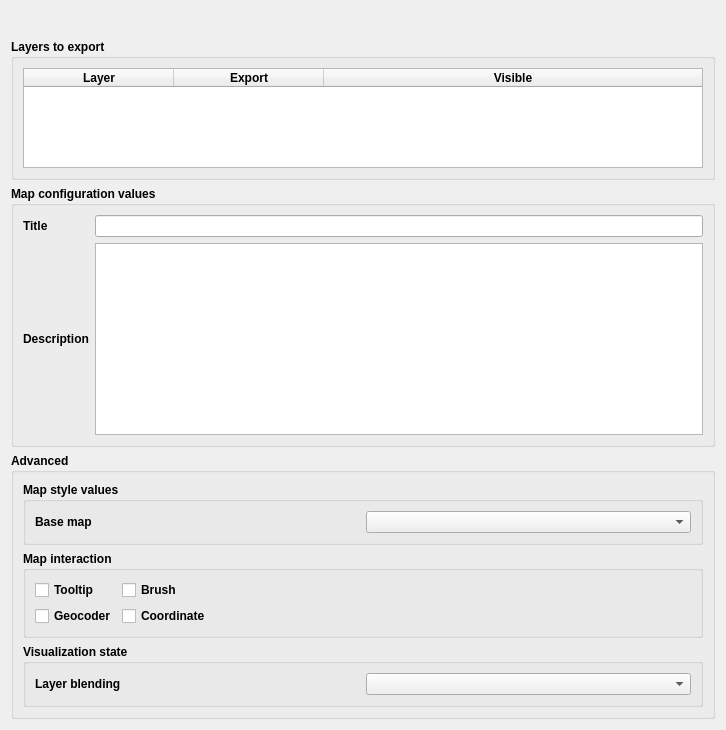
                            <widget class="QWidget" name="scrollAreaWidgetContents">
                              <property name="geometry">
                                <rect>
                                  <x>0</x>
                                  <y>0</y>
                                  <width>726</width>
                                  <height>572</height>
                                </rect>
                              </property>
                              <layout class="QVBoxLayout" name="verticalLayout_2">
                                <item>
                                  <layout class="QHBoxLayout" name="horizontalLayout_5">
                                    <item>
                                      <spacer name="horizontalSpacer_3">
                                        <property name="orientation">
                                          <enum>Qt::Horizontal</enum>
                                        </property>
                                        <property name="sizeHint" stdset="0">
                                          <size>
                                            <width>40</width>
                                            <height>20</height>
                                          </size>
                                        </property>
                                      </spacer>
                                    </item>
                                    <item>
                                      <widget class="QPushButton" name="btn_refresh">
                                        <property name="maximumSize">
                                          <size>
                                            <width>25</width>
                                            <height>25</height>
                                          </size>
                                        </property>
                                        <property name="toolTip">
                                          <string>Load Snapshot configuration from project...</string>
                                        </property>
                                        <property name="text">
                                          <string/>
                                        </property>
                     <property name="flat">
                      <bool>true</bool>
                     </property>
                    </widget>
                   </item>
                  </layout>
                 </item>
                 <item>
                  <widget class="QGroupBox" name="groupBox_6">
                   <property name="font">
                    <font>
                     <weight>75</weight>
                     <bold>true</bold>
                    </font>
                   </property>
                   <property name="title">
                    <string>Layers to export</string>
                   </property>
                   <layout class="QVBoxLayout" name="verticalLayout_13">
                    <item>
                     <widget class="QTableWidget" name="tw_layers">
                      <property name="minimumSize">
                       <size>
                        <width>0</width>
                        <height>100</height>
                       </size>
                      </property>
                      <property name="editTriggers">
                       <set>QAbstractItemView::NoEditTriggers</set>
                      </property>
                      <property name="selectionMode">
                       <enum>QAbstractItemView::NoSelection</enum>
                      </property>
                      <attribute name="horizontalHeaderCascadingSectionResizes">
                       <bool>false</bool>
                      </attribute>
                      <attribute name="horizontalHeaderMinimumSectionSize">
                       <number>100</number>
                      </attribute>
                      <attribute name="horizontalHeaderDefaultSectionSize">
                       <number>150</number>
                      </attribute>
                      <attribute name="horizontalHeaderShowSortIndicator" stdset="0">
                       <bool>false</bool>
                      </attribute>
                      <attribute name="horizontalHeaderStretchLastSection">
                       <bool>true</bool>
                      </attribute>
                      <attribute name="verticalHeaderDefaultSectionSize">
                       <number>30</number>
                      </attribute>
                      <column>
                       <property name="text">
                        <string>Layer</string>
                       </property>
                      </column>
                      <column>
                       <property name="text">
                        <string>Export</string>
                       </property>
                      </column>
                      <column>
                       <property name="text">
                        <string>Visible</string>
                       </property>
                      </column>
                     </widget>
                    </item>
                   </layout>
                  </widget>
                 </item>
                 <item>
                  <widget class="QgsCollapsibleGroupBox" name="gb_">
                   <property name="enabled">
                    <bool>true</bool>
                   </property>
                   <property name="sizePolicy">
                    <sizepolicy hsizetype="Preferred" vsizetype="Fixed">
                     <horstretch>0</horstretch>
                     <verstretch>0</verstretch>
                    </sizepolicy>
                   </property>
                   <property name="font">
                    <font>
                     <weight>75</weight>
                     <bold>true</bold>
                    </font>
                   </property>
                   <property name="title">
                    <string>Map configuration values</string>
                   </property>
                   <property name="flat">
                    <bool>true</bool>
                   </property>
                   <property name="collapsed">
                    <bool>false</bool>
                   </property>
                   <property name="scrollOnExpand">
                    <bool>true</bool>
                   </property>
                   <layout class="QGridLayout" name="gridLayout_8">
                    <item row="3" column="0">
                     <widget class="QLabel" name="label_14">
                      <property name="sizePolicy">
                       <sizepolicy hsizetype="Preferred" vsizetype="Fixed">
                        <horstretch>0</horstretch>
                        <verstretch>0</verstretch>
                       </sizepolicy>
                      </property>
                      <property name="font">
                       <font>
                        <weight>75</weight>
                        <bold>true</bold>
                       </font>
                      </property>
                      <property name="text">
                       <string>Description</string>
                      </property>
                     </widget>
                    </item>
                    <item row="2" column="2">
                     <widget class="QLineEdit" name="input_title"/>
                    </item>
                    <item row="2" column="0">
                     <widget class="QLabel" name="label_20">
                      <property name="sizePolicy">
                       <sizepolicy hsizetype="Preferred" vsizetype="Fixed">
                        <horstretch>0</horstretch>
                        <verstretch>0</verstretch>
                       </sizepolicy>
                      </property>
                      <property name="font">
                       <font>
                        <weight>75</weight>
                        <bold>true</bold>
                       </font>
                      </property>
                      <property name="text">
                       <string>Title</string>
                      </property>
                     </widget>
                    </item>
                    <item row="3" column="2">
                     <widget class="QTextEdit" name="input_description"/>
                    </item>
                   </layout>
                  </widget>
                 </item>
                 <item>
                  <widget class="QgsCollapsibleGroupBox" name="mGroupBox">
                   <property name="font">
                    <font>
                     <weight>75</weight>
                     <bold>true</bold>
                    </font>
                   </property>
                   <property name="title">
                    <string>Advanced</string>
                   </property>
                   <property name="collapsed">
                    <bool>true</bool>
                   </property>
                   <layout class="QVBoxLayout" name="verticalLayout_4">
                    <item>
                     <widget class="QgsCollapsibleGroupBox" name="gb_1">
                      <property name="enabled">
                       <bool>true</bool>
                      </property>
                      <property name="sizePolicy">
                       <sizepolicy hsizetype="Preferred" vsizetype="Fixed">
                        <horstretch>0</horstretch>
                        <verstretch>0</verstretch>
                       </sizepolicy>
                      </property>
                      <property name="font">
                       <font>
                        <weight>75</weight>
                        <bold>true</bold>
                       </font>
                      </property>
                      <property name="title">
                       <string>Map style values</string>
                      </property>
                      <property name="flat">
                       <bool>true</bool>
                      </property>
                      <property name="collapsed">
                       <bool>false</bool>
                      </property>
                      <property name="scrollOnExpand">
                       <bool>true</bool>
                      </property>
                      <layout class="QGridLayout" name="gridLayout_9">
                       <item row="0" column="1">
                        <widget class="QComboBox" name="cb_basemap"/>
                       </item>
                       <item row="0" column="0">
                        <widget class="QLabel" name="label_21">
                         <property name="sizePolicy">
                          <sizepolicy hsizetype="Preferred" vsizetype="Fixed">
                           <horstretch>0</horstretch>
                           <verstretch>0</verstretch>
                          </sizepolicy>
                         </property>
                         <property name="font">
                          <font>
                           <weight>75</weight>
                           <bold>true</bold>
                          </font>
                         </property>
                         <property name="text">
                          <string>Base map</string>
                         </property>
                        </widget>
                       </item>
                      </layout>
                     </widget>
                    </item>
                    <item>
                     <widget class="QgsCollapsibleGroupBox" name="gb_2">
                      <property name="enabled">
                       <bool>true</bool>
                      </property>
                      <property name="sizePolicy">
                       <sizepolicy hsizetype="Preferred" vsizetype="Fixed">
                        <horstretch>0</horstretch>
                        <verstretch>0</verstretch>
                       </sizepolicy>
                      </property>
                      <property name="font">
                       <font>
                        <weight>75</weight>
                        <bold>true</bold>
                       </font>
                      </property>
                      <property name="title">
                       <string>Map interaction</string>
                      </property>
                      <property name="flat">
                       <bool>true</bool>
                      </property>
                      <property name="collapsed">
                       <bool>false</bool>
                      </property>
                      <property name="scrollOnExpand">
                       <bool>true</bool>
                      </property>
                      <layout class="QFormLayout" name="formLayout">
                       <item row="0" column="0">
                        <widget class="QCheckBox" name="cb_tooltip">
                         <property name="text">
                          <string>Tooltip</string>
                         </property>
                        </widget>
                       </item>
                       <item row="2" column="0">
                        <widget class="QCheckBox" name="cb_geocoder">
                         <property name="text">
                          <string>Geocoder</string>
                         </property>
                        </widget>
                       </item>
                       <item row="0" column="1">
                        <widget class="QCheckBox" name="cb_brush">
                         <property name="text">
                          <string>Brush</string>
                         </property>
                        </widget>
                       </item>
                       <item row="2" column="1">
                        <widget class="QCheckBox" name="cb_coordinate">
                         <property name="text">
                          <string>Coordinate</string>
                         </property>
                        </widget>
                       </item>
                      </layout>
                     </widget>
                    </item>
                    <item>
                     <widget class="QgsCollapsibleGroupBox" name="gb_3">
                      <property name="enabled">
                       <bool>true</bool>
                      </property>
                      <property name="sizePolicy">
                       <sizepolicy hsizetype="Preferred" vsizetype="Fixed">
                        <horstretch>0</horstretch>
                        <verstretch>0</verstretch>
                       </sizepolicy>
                      </property>
                      <property name="font">
                       <font>
                        <weight>75</weight>
                        <bold>true</bold>
                       </font>
                      </property>
                      <property name="title">
                       <string>Visualization state</string>
                      </property>
                      <property name="flat">
                       <bool>true</bool>
                      </property>
                      <property name="collapsed">
                       <bool>false</bool>
                      </property>
                      <property name="scrollOnExpand">
                       <bool>true</bool>
                      </property>
                      <layout class="QGridLayout" name="gridLayout_11">
                       <item row="0" column="0">
                        <widget class="QLabel" name="label_23">
                         <property name="sizePolicy">
                          <sizepolicy hsizetype="Preferred" vsizetype="Fixed">
                           <horstretch>0</horstretch>
                           <verstretch>0</verstretch>
                          </sizepolicy>
                         </property>
                         <property name="font">
                          <font>
                           <weight>75</weight>
                           <bold>true</bold>
                          </font>
                         </property>
                         <property name="text">
                          <string>Layer blending</string>
                         </property>
                        </widget>
                       </item>
                       <item row="0" column="1">
                        <widget class="QComboBox" name="cb_layer_blending"/>
                       </item>
                      </layout>
                     </widget>
                    </item>
                   </layout>
                  </widget>
                 </item>
                </layout>
               </widget>
